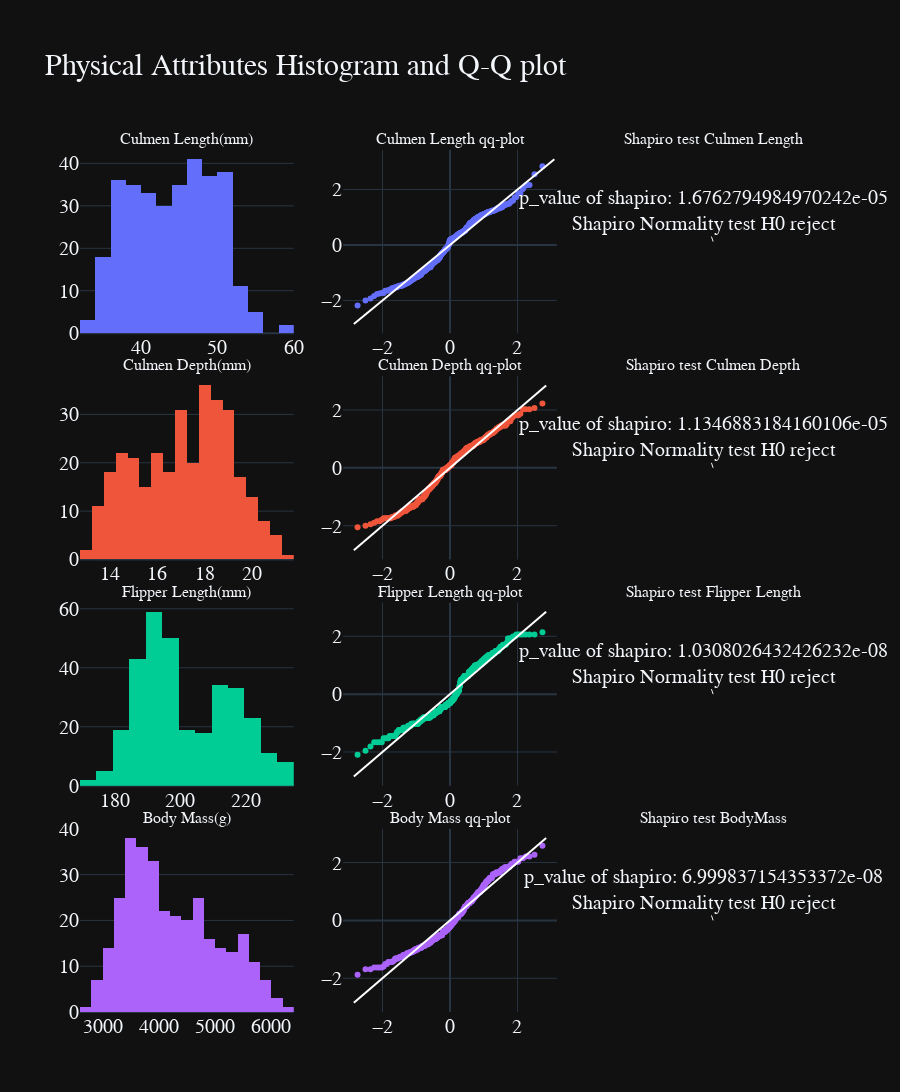

The code cell stored with this chart in its notebook:
### Code cell
fig = make_subplots(rows=4,cols=3,subplot_titles=("Culmen Length(mm)","Culmen Length qq-plot","Shapiro test Culmen Length","Culmen Depth(mm)","Culmen Depth qq-plot","Shapiro test Culmen Depth","Flipper Length(mm)","Flipper Length qq-plot","Shapiro test Flipper Length","Body Mass(g)","Body Mass qq-plot","Shapiro test BodyMass"),vertical_spacing=0.05)
colors_list = px.colors.qualitative.Plotly[:4]
for i,color_ in enumerate(colors_list):
    d = plot_qq(phy_cols[i])
    p_val,text_ = shapiro_test(phy_cols[i])
    fig.add_trace(go.Histogram(x=temp_na[phy_cols[i]],marker=dict(color=color_)),row=i+1,col=1)
    fig.append_trace(go.Scatter(x=d[0].get_xdata(),y=d[0].get_ydata(),mode="markers",showlegend=False,marker=dict(color=color_)),row=i+1,col=2)
    fig.append_trace(go.Scatter(x=d[1].get_xdata(),y=d[1].get_ydata(),mode="lines",showlegend=False,line=dict(color="white")),row=i+1,col=2)
    fig.add_annotation(text=f"p_value of shapiro: {p_val}<br>{text_}",row=i+1,col=3)
    fig.update_xaxes(showgrid=False,showticklabels=False,row=i+1,col=3)
    fig.update_yaxes(showgrid=False,showticklabels=False,row=i+1,col=3)
fig.update_layout(showlegend=False,height=1500,title=dict(text="Physical Attributes Histogram and Q-Q plot",font=dict(size=30)),margin=dict(t=150))
fig.show()

### Figure 1 — Plotly figure (JSON) as saved in the notebook; plotly's stock layout.template omitted (floating-point values rounded to 4 significant figures; data arrays with more than 128 entries replaced by an {"elided": "..."} marker saying what was removed)
{"data": [{"marker": {"color": "#636EFA"}, "type": "histogram", "x": {"elided": "324 float values"}, "xaxis": "x", "yaxis": "y"}, {"marker": {"color": "#636EFA"}, "mode": "markers", "showlegend": false, "type": "scatter", "x": {"elided": "324 float values"}, "xaxis": "x2", "y": {"elided": "324 float values"}, "yaxis": "y2"}, {"line": {"color": "white"}, "mode": "lines", "showlegend": false, "type": "scatter", "x": [-2.849, 3.092], "xaxis": "x2", "y": [-2.849, 3.092], "yaxis": "y2"}, {"marker": {"color": "#EF553B"}, "type": "histogram", "x": {"elided": "324 float values"}, "xaxis": "x4", "yaxis": "y4"}, {"marker": {"color": "#EF553B"}, "mode": "markers", "showlegend": false, "type": "scatter", "x": {"elided": "324 float values"}, "xaxis": "x5", "y": {"elided": "324 float values"}, "yaxis": "y5"}, {"line": {"color": "white"}, "mode": "lines", "showlegend": false, "type": "scatter", "x": [-2.849, 2.849], "xaxis": "x5", "y": [-2.849, 2.849], "yaxis": "y5"}, {"marker": {"color": "#00CC96"}, "type": "histogram", "x": {"elided": "324 int values"}, "xaxis": "x7", "yaxis": "y7"}, {"marker": {"color": "#00CC96"}, "mode": "markers", "showlegend": false, "type": "scatter", "x": {"elided": "324 float values"}, "xaxis": "x8", "y": {"elided": "324 float values"}, "yaxis": "y8"}, {"line": {"color": "white"}, "mode": "lines", "showlegend": false, "type": "scatter", "x": [-2.849, 2.849], "xaxis": "x8", "y": [-2.849, 2.849], "yaxis": "y8"}, {"marker": {"color": "#AB63FA"}, "type": "histogram", "x": {"elided": "324 int values"}, "xaxis": "x10", "yaxis": "y10"}, {"marker": {"color": "#AB63FA"}, "mode": "markers", "showlegend": false, "type": "scatter", "x": {"elided": "324 float values"}, "xaxis": "x11", "y": {"elided": "324 float values"}, "yaxis": "y11"}, {"line": {"color": "white"}, "mode": "lines", "showlegend": false, "type": "scatter", "x": [-2.849, 2.849], "xaxis": "x11", "y": [-2.849, 2.849], "yaxis": "y11"}], "layout": {"annotations": [{"font": {"size": 16}, "showarrow": false, "text": "Culmen Length(mm)", "x": 0.1444, "xanchor": "center", "xref": "paper", "y": 1, "yanchor": "bottom", "yref": "paper"}, {"font": {"size": 16}, "showarrow": false, "text": "Culmen Length qq-plot", "x": 0.5, "xanchor": "center", "xref": "paper", "y": 1, "yanchor": "bottom", "yref": "paper"}, {"font": {"size": 16}, "showarrow": false, "text": "Shapiro test Culmen Length", "x": 0.8556, "xanchor": "center", "xref": "paper", "y": 1, "yanchor": "bottom", "yref": "paper"}, {"font": {"size": 16}, "showarrow": false, "text": "Culmen Depth(mm)", "x": 0.1444, "xanchor": "center", "xref": "paper", "y": 0.7375, "yanchor": "bottom", "yref": "paper"}, {"font": {"size": 16}, "showarrow": false, "text": "Culmen Depth qq-plot", "x": 0.5, "xanchor": "center", "xref": "paper", "y": 0.7375, "yanchor": "bottom", "yref": "paper"}, {"font": {"size": 16}, "showarrow": false, "text": "Shapiro test Culmen Depth", "x": 0.8556, "xanchor": "center", "xref": "paper", "y": 0.7375, "yanchor": "bottom", "yref": "paper"}, {"font": {"size": 16}, "showarrow": false, "text": "Flipper Length(mm)", "x": 0.1444, "xanchor": "center", "xref": "paper", "y": 0.475, "yanchor": "bottom", "yref": "paper"}, {"font": {"size": 16}, "showarrow": false, "text": "Flipper Length qq-plot", "x": 0.5, "xanchor": "center", "xref": "paper", "y": 0.475, "yanchor": "bottom", "yref": "paper"}, {"font": {"size": 16}, "showarrow": false, "text": "Shapiro test Flipper Length", "x": 0.8556, "xanchor": "center", "xref": "paper", "y": 0.475, "yanchor": "bottom", "yref": "paper"}, {"font": {"size": 16}, "showarrow": false, "text": "Body Mass(g)", "x": 0.1444, "xanchor": "center", "xref": "paper", "y": 0.2125, "yanchor": "bottom", "yref": "paper"}, {"font": {"size": 16}, "showarrow": false, "text": "Body Mass qq-plot", "x": 0.5, "xanchor": "center", "xref": "paper", "y": 0.2125, "yanchor": "bottom", "yref": "paper"}, {"font": {"size": 16}, "showarrow": false, "text": "Shapiro test BodyMass", "x": 0.8556, "xanchor": "center", "xref": "paper", "y": 0.2125, "yanchor": "bottom", "yref": "paper"}, {"text": "p_value of shapiro: 1.6762794984970242e-05<br>Shapiro Normality test H0 reject", "xref": "x3", "yref": "y3"}, {"text": "p_value of shapiro: 1.1346883184160106e-05<br>Shapiro Normality test H0 reject", "xref": "x6", "yref": "y6"}, {"text": "p_value of shapiro: 1.0308026432426232e-08<br>Shapiro Normality test H0 reject", "xref": "x9", "yref": "y9"}, {"text": "p_value of shapiro: 6.999837154353372e-08<br>Shapiro Normality test H0 reject", "xref": "x12", "yref": "y12"}], "height": 1500, "margin": {"t": 150}, "showlegend": false, "title": {"font": {"size": 30}, "text": "Physical Attributes Histogram and Q-Q plot"}, "xaxis": {"anchor": "y", "domain": [0, 0.2889]}, "xaxis10": {"anchor": "y10", "domain": [0, 0.2889]}, "xaxis11": {"anchor": "y11", "domain": [0.3556, 0.6444]}, "xaxis12": {"anchor": "y12", "domain": [0.7111, 1], "showgrid": false, "showticklabels": false}, "xaxis2": {"anchor": "y2", "domain": [0.3556, 0.6444]}, "xaxis3": {"anchor": "y3", "domain": [0.7111, 1], "showgrid": false, "showticklabels": false}, "xaxis4": {"anchor": "y4", "domain": [0, 0.2889]}, "xaxis5": {"anchor": "y5", "domain": [0.3556, 0.6444]}, "xaxis6": {"anchor": "y6", "domain": [0.7111, 1], "showgrid": false, "showticklabels": false}, "xaxis7": {"anchor": "y7", "domain": [0, 0.2889]}, "xaxis8": {"anchor": "y8", "domain": [0.3556, 0.6444]}, "xaxis9": {"anchor": "y9", "domain": [0.7111, 1], "showgrid": false, "showticklabels": false}, "yaxis": {"anchor": "x", "domain": [0.7875, 1]}, "yaxis10": {"anchor": "x10", "domain": [0, 0.2125]}, "yaxis11": {"anchor": "x11", "domain": [0, 0.2125]}, "yaxis12": {"anchor": "x12", "domain": [0, 0.2125], "showgrid": false, "showticklabels": false}, "yaxis2": {"anchor": "x2", "domain": [0.7875, 1]}, "yaxis3": {"anchor": "x3", "domain": [0.7875, 1], "showgrid": false, "showticklabels": false}, "yaxis4": {"anchor": "x4", "domain": [0.525, 0.7375]}, "yaxis5": {"anchor": "x5", "domain": [0.525, 0.7375]}, "yaxis6": {"anchor": "x6", "domain": [0.525, 0.7375], "showgrid": false, "showticklabels": false}, "yaxis7": {"anchor": "x7", "domain": [0.2625, 0.475]}, "yaxis8": {"anchor": "x8", "domain": [0.2625, 0.475]}, "yaxis9": {"anchor": "x9", "domain": [0.2625, 0.475], "showgrid": false, "showticklabels": false}}}
